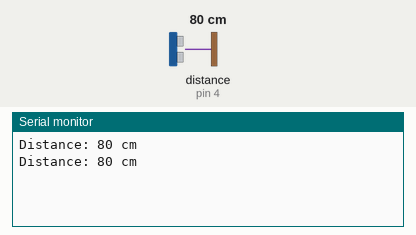
Bench run of a sketch on a simulated Arduino Uno, built with avr-gcc and run on an emulated ATmega328P. Parts: the last lines printed to the serial monitor. Wiring (inferred from the names in the program): ultrasonic range finder: trigger pin 5; echo pin 4. Inputs (shaded band) come from the test bench; at power-on: distance to the obstacle (sensor on pin 4) 80 cm. The echo pulse lasts 58.3 µs per cm.

Above: at 2.8 s.
2.9 s: distance to the obstacle (sensor on pin 4) set to 2 cm
At 4.8 s:
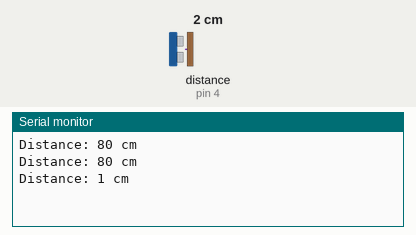
5.6 s: distance to the obstacle (sensor on pin 4) set to 4 cm
At 6.4 s:
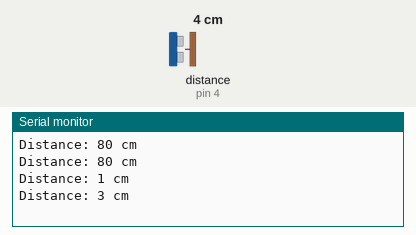
Timing chart, 0 to 8.6 s (numbered marks = the images above; inputs shaded):
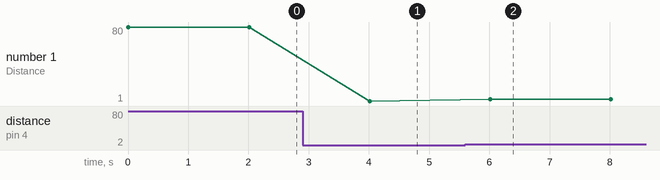

The sketch:

unit_test_ultrasound_hcsr04.ino
```cpp
#define TRIG_PIN 5
#define ECHO_PIN 4

void setup() {
  pinMode(TRIG_PIN, OUTPUT);
  pinMode(ECHO_PIN, INPUT);
  Serial.begin(9600); // Initialize serial communication
}

void loop() {
  // Trigger the sensor
  digitalWrite(TRIG_PIN, LOW);
  delayMicroseconds(2);
  digitalWrite(TRIG_PIN, HIGH);
  delayMicroseconds(10);
  digitalWrite(TRIG_PIN, LOW);

  // Measure the echo duration
  long duration = pulseIn(ECHO_PIN, HIGH);
  if (duration != 0){
    // Calculate the distance in cm
    long distance = duration / 58; // 58 µs per cm

    // Print the result
    Serial.print("Distance: ");
    Serial.print(distance);
    Serial.println(" cm");

    delay(2000); // Delay for stability

  } else {
    Serial.println("out of range");
  }


}


// #include <HCSR04.h>
// //these lines of code are showing the distance around 131 , sometimes 0, 70, 100
// HCSR04 hc(7, 4); //initialisation class HCSR04 (trig pin , echo pin)

// void setup()
// {
//     Serial.begin(9600);
// }

// void loop()
// {
//     Serial.println(hc.dist()); // return curent distance in serial
//     delay(600);                 // we suggest to use over 60ms measurement cycle, in order to prevent trigger signal to the echo signal.
// }
/*
these lines of code are not correct and show 133 cm with every distance. Failed
// Initialize sensor that uses digital pins 13 and 12.
const byte triggerPin = 7;
const byte echoPin = 4;
UltraSonicDistanceSensor distanceSensor(triggerPin, echoPin);

void setup () {
    Serial.begin(9600);  // We initialize serial connection so that we could print values from sensor.
}

void loop () {
    // Every 500 miliseconds, do a measurement using the sensor and print the distance in centimeters.
    float distance = distanceSensor.measureDistanceCm();
    Serial.print("distance is (cm) ");
    Serial.println(distance);
    delay(1000);
}
*/
```

Measured:
- after the input at 2.9 s, the serial monitor: prints a new line after 1.1 s (image 1)
- after the input at 5.6 s, the serial monitor: prints a new line after 0.41 s (image 2)
- plotted number 1: 80 → 1 after the input at 2.9 s, 1 → 3 after the input at 5.6 s
